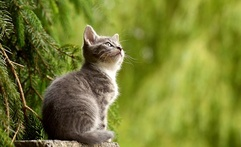
%> input picture Contrast Stretching/cat.jpg, 241 x 147 px, shrunk from 557 x 340 before the run
$ octave Contrast_Stretching.m   (GNU Octave 9; MATLAB toolbox functions it lacks are replaced by stand-ins)
%> lines starting %> are read from the running program, lines starting %| are printed output that depends on the picture
I = 'cat.jpg';

I = imread(I);
%> I is the input picture: size 147x241x3 uint8; mean R, G, B 119.2, 125.9, 50.4
if size(I, 3) == 3
    I = rgb2gray(I);
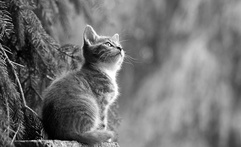
%> I: size 147x241 uint8; min 0, max 255, mean 115.3
end

J = im2double(I);

A = double(min(min(I)));
%> A = 0
B = double(max(max(I)));
%> B = 255
D = B - A;
%> D = 255
M = (2 ^ (floor(log2(double(B))) + 1)) - 1;
%> M = 255

[row, col] = size(I);
%> row = 147; col = 241

for i = 1 : row
    for j = 1: col
        J(i, j) = (((double(I(i, j))-A) / D) * M) + A;
    end
end

J = uint8(J);

hist = zeros(1, M + 1);
for i = 1 : row
    for j = 1 : col
        hist(I(i, j) + 1) = hist(I(i, j) + 1) + 1;
    end
end
%> after the loop, hist = 256 values, max 409 at index 158, min 0 at index 256, mean 138.4

hist_new = zeros(1, M + 1);
for i = 1 : row
    for j = 1 : col
        hist_new(J(i, j) + 1) = hist_new(J(i, j) + 1) + 1;
    end
end
%> after the loop, hist_new has the same summary as hist

figure
subplot(2, 2, 1);
imshow(I);
title('Original Image');
subplot(2, 2, 2);
imshow(J);
title('Modified Image');

% figure
subplot(2, 2, 3);
bar(hist);
title('Original Image Histogram');
subplot(2, 2, 4);
bar(hist_new);
title('Modified Image Histogram');
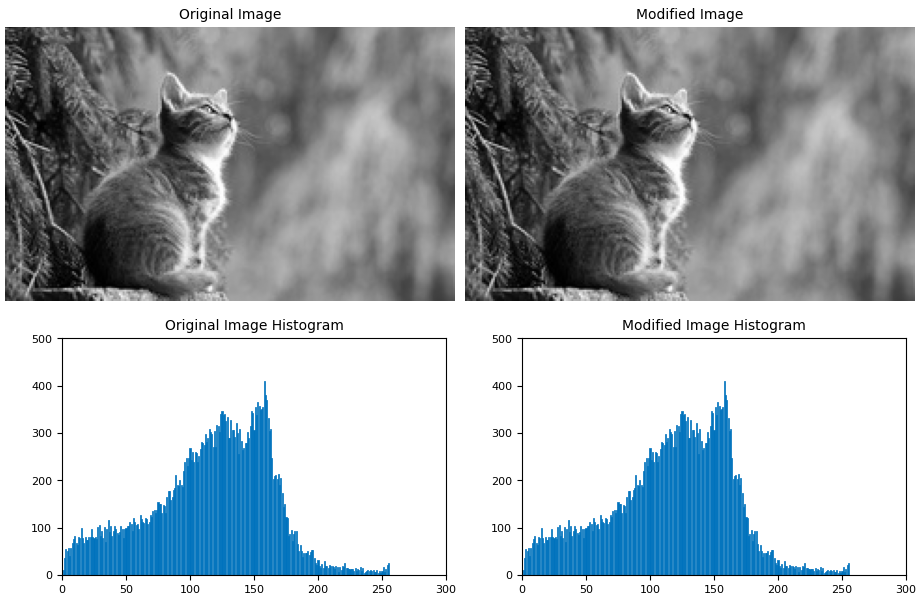
%> figure redrawn from the program's plot data, 4 panels


stretched_Image = imadjust(I, stretchlim(I, [0.05, 0.95]),[]);
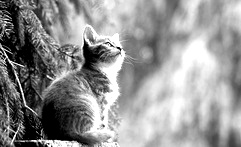
%> stretched_Image: size 147x241 uint8; min 0, max 255, mean 147.6

figure
subplot(2,2,1), imshow(I), title('Original Image');
subplot(2,2,2), imshow(stretched_Image), title('Strethced Image');
subplot(2,2,3), imhist(I), title('Histogram of Original Image');
subplot(2,2,4), imhist(stretched_Image), title('Histogram of Stretched Image');
%> after `title('Histogram of Stretched Image')`:
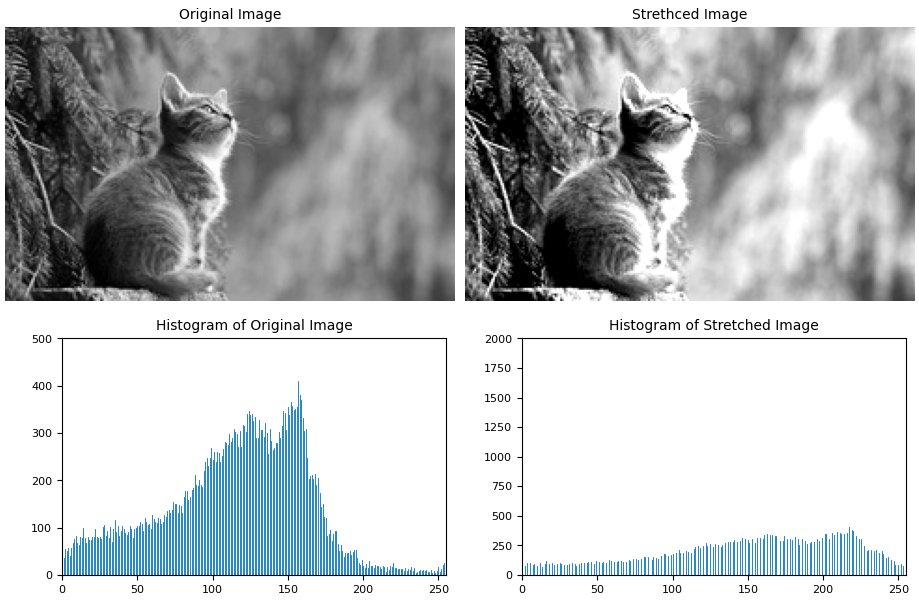
%> figure redrawn from the program's plot data, 4 panels
